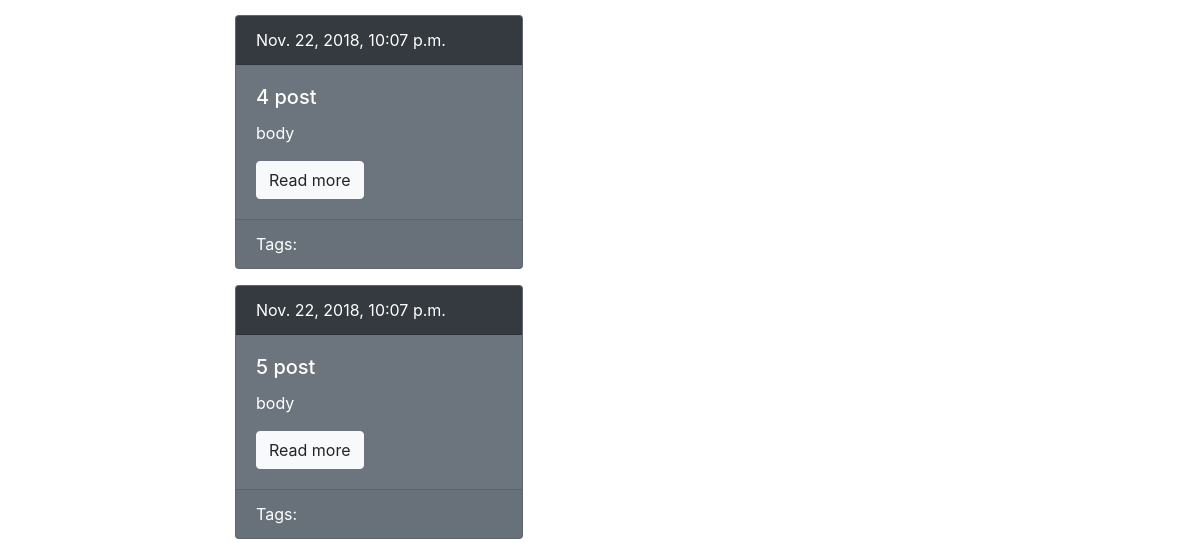
The page /blog/ (lower part) on the database as committed earlier.
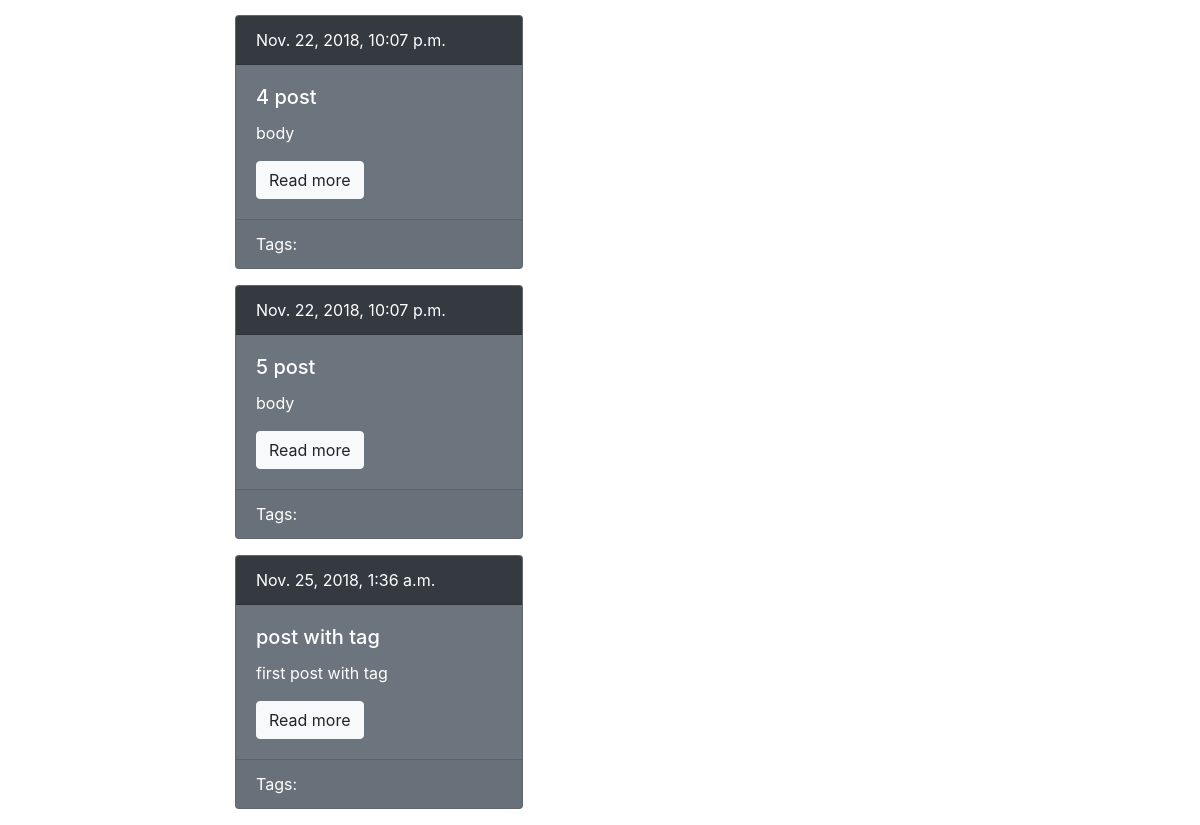
The same page on the database as committed later.
### blog/models.py (models this page shows, shortened)
class Post(models.Model):
    title = models.CharField(max_length=150, db_index=True)
    slug = models.SlugField(max_length=150, unique=True)
    body = models.TextField(blank=True, db_index=True)
    tags = models.ManyToManyField('Tag', blank=True, related_name='posts')
    date_pub = models.DateTimeField(auto_now_add = True)
    def get_absolute_url(self):
        return reverse('post_detail_url', kwargs={'slug': self.slug})

### blog/views.py (the view)
# urls.py: path('', posts_list, name='posts_list_url'),
def posts_list(request):
    posts = Post.objects.all()
    return render(request, 'blog/index.html', context={'posts': posts})

### blog/models.py (called while the page is built)
    def get_absolute_url(self):
        return reverse('tag_detail_url', kwargs={'slug': self.slug})

### blog/templates/blog/index.html (shortened to what this page needs)
{% extends 'blog/base_blog.html' %}
{% block content %}
    {% for post in posts %}
        {% include 'blog/includes/post_card_template.html' %}
    {% endfor %}
{% endblock %}

### blog/templates/blog/includes/post_card_template.html (shortened to what this page needs)
<div class="card text-white bg-secondary mb-3" style="max-width: 18rem;">
        <div class="card-header bg-dark">
            {{ post.date_pub}}
        </div>
        <div class="card-body">
            <h5 class="card-title">{{ post.title }}</h5>
            <p class="card-text">{{ post.body|truncatewords:15 }}</p>
            <a href="{{ post.get_absolute_url }}" class="btn btn-light">Read more</a>
        </div>
        <div class="card-footer">
            Tags:
        </div>
    </div>

Rows that differ between the two databases and show on the page:
added Post: date_pub "Nov. 25, 2018, 1:36 a.m.", title "post with tag", body "first post with tag"
